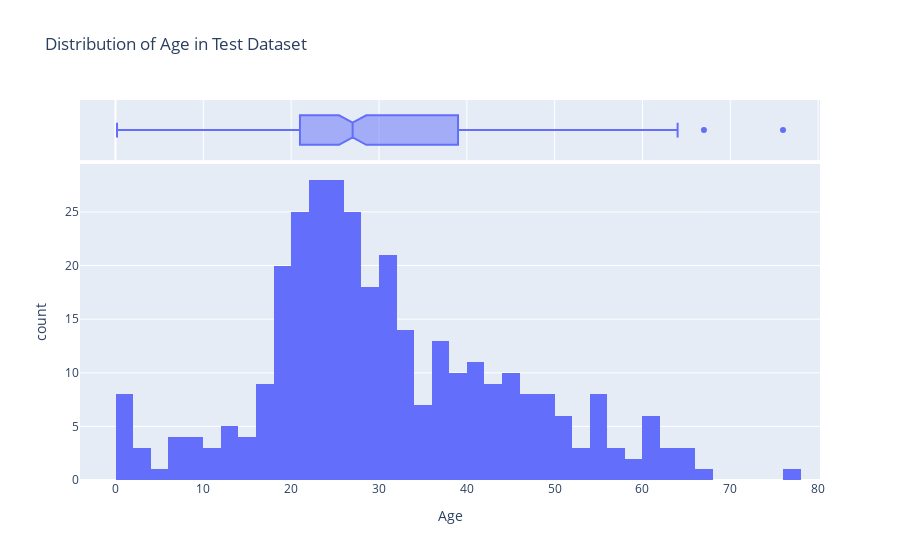

This figure's notebook cell:
### Code cell
fig = px.histogram(test_df_titanic, x='Age', marginal='box', nbins=50, title='Distribution of Age in Test Dataset')
fig.show()

### Figure 1 — Plotly figure (JSON) as saved in the notebook; plotly's stock layout.template omitted (floating-point values rounded to 4 significant figures; data arrays with more than 128 entries replaced by an {"elided": "..."} marker saying what was removed)
{"data": [{"alignmentgroup": "True", "bingroup": "x", "hovertemplate": "Age=%{x}<br>count=%{y}<extra></extra>", "legendgroup": "", "marker": {"color": "#636efa", "pattern": {"shape": ""}}, "name": "", "nbinsx": 50, "offsetgroup": "", "orientation": "v", "showlegend": false, "type": "histogram", "x": {"elided": "418 float values"}, "xaxis": "x", "yaxis": "y"}, {"alignmentgroup": "True", "hovertemplate": "Age=%{x}<extra></extra>", "legendgroup": "", "marker": {"color": "#636efa"}, "name": "", "notched": true, "offsetgroup": "", "showlegend": false, "type": "box", "x": {"elided": "418 float values"}, "xaxis": "x2", "yaxis": "y2"}], "layout": {"barmode": "relative", "legend": {"tracegroupgap": 0}, "title": {"text": "Distribution of Age in Test Dataset"}, "xaxis": {"anchor": "y", "domain": [0, 1], "title": {"text": "Age"}}, "xaxis2": {"anchor": "y2", "domain": [0, 1], "matches": "x", "showgrid": true, "showticklabels": false}, "yaxis": {"anchor": "x", "domain": [0, 0.8316], "title": {"text": "count"}}, "yaxis2": {"anchor": "x2", "domain": [0.8416, 1], "matches": "y2", "showgrid": false, "showline": false, "showticklabels": false, "ticks": ""}}}
